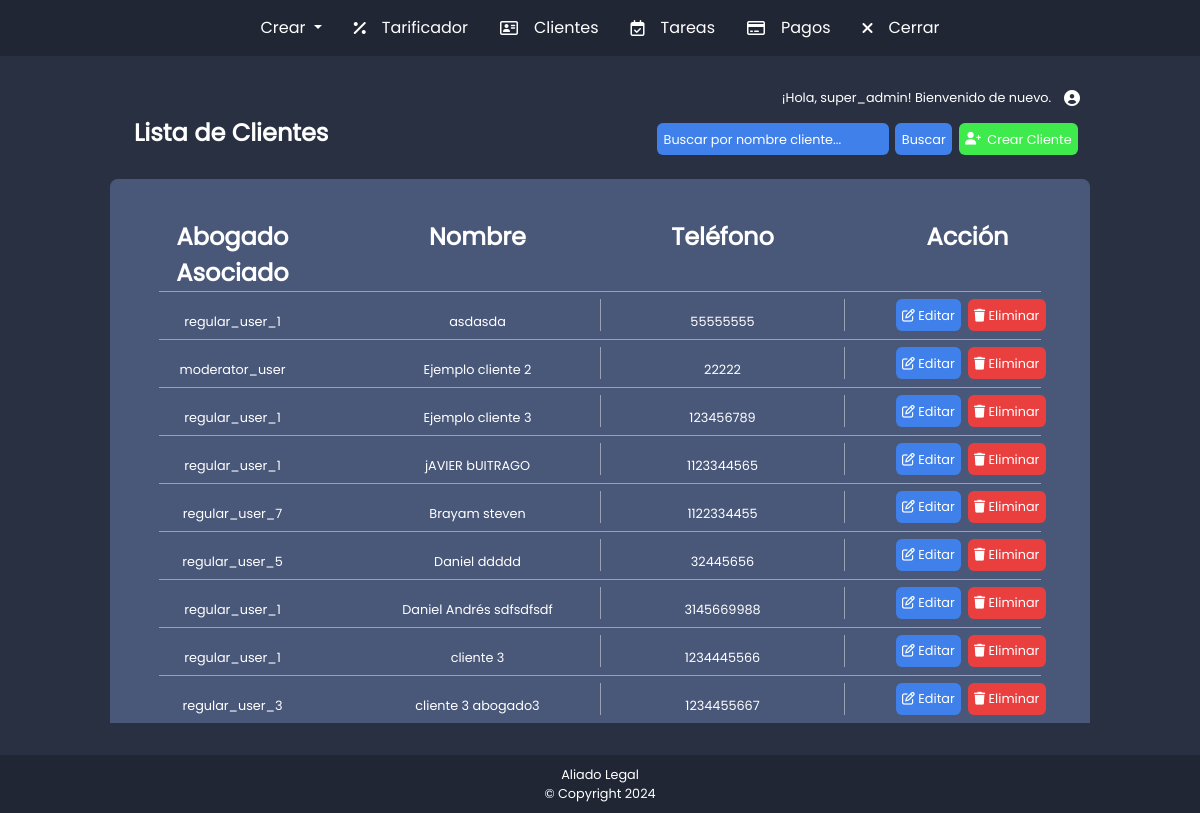
Screenshot of /clients/ (signed in) with the database file from the repository.
### clients/models.py (models this page shows, shortened)
class Cliente(models.Model):
    nombres = models.CharField(max_length=255)
    telefono = models.CharField(max_length=15)
    abogado = models.ForeignKey(User, related_name='clientes', on_delete=models.CASCADE)

### clients/views.py (the view)
# urls.py: path('', views.listar_clientes, name='list_clients'),
@login_required
def listar_clientes(request):
    if request.user.groups.filter(name='Moderador').exists():
        clientes = Cliente.objects.all()
    else:
        clientes = Cliente.objects.filter(abogado=request.user)
    form = ClienteSearchForm(request.GET)
    if form.is_valid():
        nombre = form.cleaned_data.get('nombre')
        if nombre:
            clientes = clientes.filter(nombres__icontains=nombre)
    return render(request, 'listar_clientes.html', {
        'clientes': clientes,
        'form': form
    })

### clients/forms.py
class ClienteSearchForm(forms.Form):
    nombre = forms.CharField(
        required=False,  # No es obligatorio que el campo esté lleno
        label='Buscar Cliente',
        widget=forms.TextInput(attrs={'placeholder': 'Buscar por nombre cliente...', 'class': 'inputselecNombreNumero'})
    )

### tariffing/context_processor.py (called while the page is built)
def is_moderator(request):
    if request.user.is_authenticated:
        return {'is_moderator': request.user.groups.filter(name='Moderador').exists()}
    return {'is_moderator': False}

### clients/templates/listar_clientes.html (shortened to what this page needs)
{% extends 'base.html' %}
{% load static %}
{% block content %}
    <link rel="stylesheet" href="{% static 'listarclientes2.css' %}">
    <div class="container-fluid divbody">
        <div class="row">
            <div class="col-1 pruebat1"></div>
            <div class="col-10">
                <div class="row">
                    <div class="col-3 divTituloTabla">
                        <p class="tituloClientes">Lista de Clientes</p>
                    </div>
                    <div class="col-9 pruebat2">
                        <form action="" class="formFiltrarNombreNumero">
                            {{ form.nombre }}
                            <button type="submit" class="botonEnviarFormularioFiltrar">Buscar</button>
                        </form>
                        <a href="{% url 'clients:create_client' %}">
                            <button class="botonCrearCliente">
                                <i class="fa-solid fa-user-plus"></i>
                                Crear Cliente
                            </button>
                        </a>
                    </div>
                </div>
            </div>
            <div class="col-1 pruebat3"></div>
        </div>
    {% if is_moderator %}
        <div class="row mt-3">
            <div class="col-1 pruebat1"></div>
            <div class="col-10">
                <div class="row tablaTitulosClientes">
                    <div class="col-3 divtitulosTablasClientes">
                        <p class="titulosTabla">Abogado Asociado</p>
                    </div>
                    <div class="col-3 divtitulosTablasClientes">
                        <p class="titulosTabla">Nombre</p>
                    </div>
                    <div class="col-3 divtitulosTablasClientes">
                        <p class="titulosTabla">Teléfono</p>
                    </div>
                    <div class="col-3 divtitulosTablasClientes">
                        <p class="titulosTabla">Acción</p>
                    </div>
                </div>
            </div>
            <div class="col-1 pruebat3"></div>
        </div>
        {% for cliente in clientes %}
        <div class="row">
                <div class="col-1 pruebat1"></div>
                <div class="col-10">
                    <div class="row tablaDatosClientes">
                        <div class="col-3 divdatosClientes">
                            <p class="datosCliente">{{ cliente.abogado.username }}</p>
                        </div>
                        <div class="col-3 divdatosClientes">
                            <p class="datosCliente">{{ cliente.nombres }}</p>
                        </div>
                        <div class="col-3 divdatosClientesT">
                            <p class="datosCliente">{{ cliente.telefono }}</p>
                        </div>
                        <div class="col-3 divtitulosTablasClientes">
                            <a href="{% url 'clients:update_client' cliente.id %}">
                                <button class="botonEditar">
                                    <i class="fa-regular fa-pen-to-square"></i>
                                    Editar
                                </button>
                            </a>
                            <a href="{% url 'clients:erase_client' cliente.id %}">
                                <button class="botonEliminar">
                                    <i class="fa-solid fa-trash"></i>
                                    Eliminar
                                </button>
                            </a>
                        </div>
                    </div>
                </div>
                <div class="col-1 pruebat3"></div>
            </div>
        {% endfor %}
    {% endif %}
{% endblock %}

### templates/base.html (shortened to what this page needs)
{% load static %}
<!DOCTYPE html>
<html lang="es">
<head>
    <link rel="stylesheet" href="{% static 'base2.css' %}">
</head>
<body>
<div class="containerCreado">
    {% include 'navbar.html' %}
    <main>
        {% if user.is_authenticated %}
        <div class="container-fluid divbody">
            <div class="row">
                <div class="col-1 pruebat1"></div>
                <div class="col-10">
                    <div class="pruebat2 mt-4">
                        <p class="nombreUser">¡Hola, {{ user.username }}! Bienvenido de nuevo.</p>
                        <i class="fa-solid fa-circle-user"></i>
                    </div>
                </div>
                <div class="col-1 pruebat3"></div>
            </div>
        </div>
        {% else %}
            <p>¡Hola! Por favor, inicia sesión.</p>
        {% endif %}
        <div class="container-fluid">
            {% block content %}
            {% endblock %}
        </div>
    </main>
    <div class="container-fluid espaciadoFooter"></div>
    <footer>
        <center>
            <p class="textoFooter">Aliado Legal</p>
            <p class="textoFooter">© Copyright 2024</p>
        </center>
    </footer>
</div>
</body>
</html>

### static/base2.css (style rules this page uses)
.containerCreado { display: grid; min-height: 100vh; grid-template-rows: auto 1fr auto; }
main { background-color: #293042; }
.divbody { background-color: #293042; flex: 1; }
.pruebat1 { background-color: #293042; }
.pruebat2 { display: flex; align-items: center; justify-content: end; background-color: #293042; border-radius: 6px; padding: 0.5em; margin-top: 1em; }
.pruebat3 { background-color: #293042; }
p { margin-bottom: 0rem !important; }
.nombreUser { font-family: "Poppins"; color: white !important; font-weight: 400; font-size: 0.8em; margin-right: 1em; }
.fa-sun, .fa-circle-user { color: white !important; font-size: 1em !important; }
.espaciadoFooter { background-color: #293042; padding: 1em; }
footer { background-color: #202634; color: white; text-align: center; padding: 10px 0; position: relative;; }
.textoFooter { font-family: "Poppins"; color: white !important; font-weight: 400; font-size: 0.8em; }

### static/listarclientes2.css (style rules this page uses)
.tituloClientes { font-family: "Poppins"; color: white !important; font-weight: 600; font-size: 1.5em; margin-left: 0.5em; text-decoration: none; }
.inputselecNombreNumero { font-family: "Poppins"; color: white !important; font-weight: 400; font-size: 0.8em; margin-left: 0.5em; text-decoration: none; background-color: #3f80ea; border-style: none; border-radius: 6px; padding: 0.5em; width: 70%; transition: background-color 0.3s ease-in-out; }
.inputselecNombreNumero::placeholder { color: white; }
.formFiltrarNombreNumero { display: flex; align-items: center; justify-content: end; }
.botonEnviarFormularioFiltrar { font-family: "Poppins"; color: white !important; font-weight: 400; font-size: 0.8em; margin-left: 0.5em; text-decoration: none; background-color: #3f80ea; border-style: none; border-radius: 6px; padding: 0.5em; transition: background-color 0.3s ease-in-out; }
a { text-decoration: none; }
.botonCrearCliente { display: flex; align-items: center; justify-content: center; gap: 0.5em; font-family: "Poppins"; color: white !important; font-weight: 400; font-size: 0.8em; margin-left: 0.5em; text-decoration: none; background-color: #3fea4d; border-style: none; border-radius: 6px; padding: 0.5em; transition: background-color 0.3s ease-in-out; }
.botonCrearCliente i { margin: 0; }
.tablaTitulosClientes { display: flex; justify-content: center; background-color: #495779; border-radius: 8px 8px 0px 0px; padding-top: 1em; }
.divtitulosTablasClientes { display: flex; justify-content: center; }
.titulosTabla { font-family: "Poppins"; color: white !important; font-weight: 600; font-size: 1.5em; margin-top: 1em; text-align: center; }
.tablaDatosClientes { display: flex; justify-content: center; background-color: #495779; border-radius: 0px; padding-top: 0.5em; padding-bottom: 0.5em; position: relative; }
.tablaDatosClientes::before { content: ""; position: absolute; top: 0; left: 5%; width: 90%; height: 1px; background-color: rgba(255, 255, 255, 0.438); }
.divdatosClientes { display: flex; justify-content: center; }
.divdatosClientesT { display: flex; justify-content: center; border-style: solid; border-width: 0px 1px 0px 1px; border-color: rgba(255, 255, 255, 0.438); }
.datosCliente { font-family: "Poppins"; color: white !important; font-weight: 400; font-size: 0.8em; margin-top: 1em; }
.botonEditar { font-family: "Poppins"; color: white !important; font-weight: 400; font-size: 0.8em; margin-left: 0.5em; text-decoration: none; background-color: #3f80ea; border-style: none; border-radius: 6px; padding: 0.5em; transition: background-color 0.3s ease-in-out; }
.botonEliminar { font-family: "Poppins"; color: white !important; font-weight: 400; font-size: 0.8em; margin-left: 0.5em; text-decoration: none; background-color: #ea3f3f; border-style: none; border-radius: 6px; padding: 0.5em; transition: background-color 0.3s ease-in-out; }

### rows the page displays
Cliente: abogado.username "regular_user_1", nombres "asdasda", telefono "55555555"
Cliente: abogado.username "moderator_user", nombres "Ejemplo cliente 2", telefono "22222"
Cliente: abogado.username "regular_user_1", nombres "Ejemplo cliente 3", telefono "123456789"
Cliente: abogado.username "regular_user_1", nombres "jAVIER bUITRAGO", telefono "1123344565"
Cliente: abogado.username "regular_user_7", nombres "Brayam steven", telefono "1122334455"
Cliente: abogado.username "regular_user_5", nombres "Daniel ddddd", telefono "32445656"
Cliente: abogado.username "regular_user_1", nombres "Daniel Andrés sdfsdfsdf", telefono "3145669988"
Cliente: abogado.username "regular_user_1", nombres "cliente 3", telefono "1234445566"
Cliente: abogado.username "regular_user_3", nombres "cliente 3 abogado3", telefono "1234455667"

### other values shown
{{ user.username }} "super_admin"
